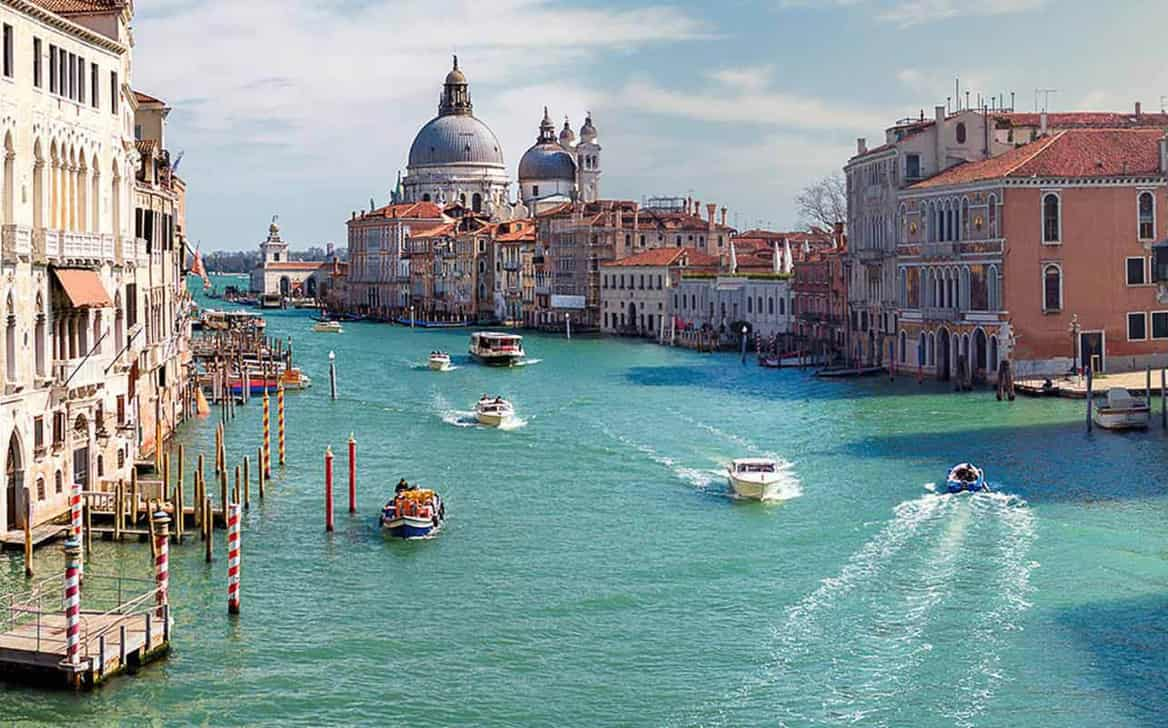
#> input picture basic_opencv/dataset/italy.jpg, 1168 x 728 px
$ python rotation.py --image dataset/italy.jpg
#> lines starting #> are read from the running program, lines starting #| are printed output that depends on the picture; after the words box and inside, x2 and y2 are one past the last pixel; in counts of white or black regions, pixels touching at a corner belong together
import numpy as np
import argparse
import imutils
import cv2

ap = argparse.ArgumentParser()
ap.add_argument("-i", "--image", required=True, help="path to the image file")
args = vars(ap.parse_args())

image = cv2.imread(args["image"])
#> image is the input picture: shape (728, 1168, 3); mean B, G, R 149.7, 149.1, 132.2

for angle in np.arange(0, 360, 15):
	rotated = imutils.rotate(image, angle)
	cv2.imshow("Rotated (Problematic)", rotated)
	cv2.waitKey(0)

for angle in np.arange(0, 360, 15):
	rotated = imutils.rotate_bound(image, angle)
	cv2.imshow("Rotated (Correct)", rotated)
	cv2.waitKey(0)

image = cv2.imread(args["image"])
gray = cv2.cvtColor(image, cv2.COLOR_BGR2GRAY)
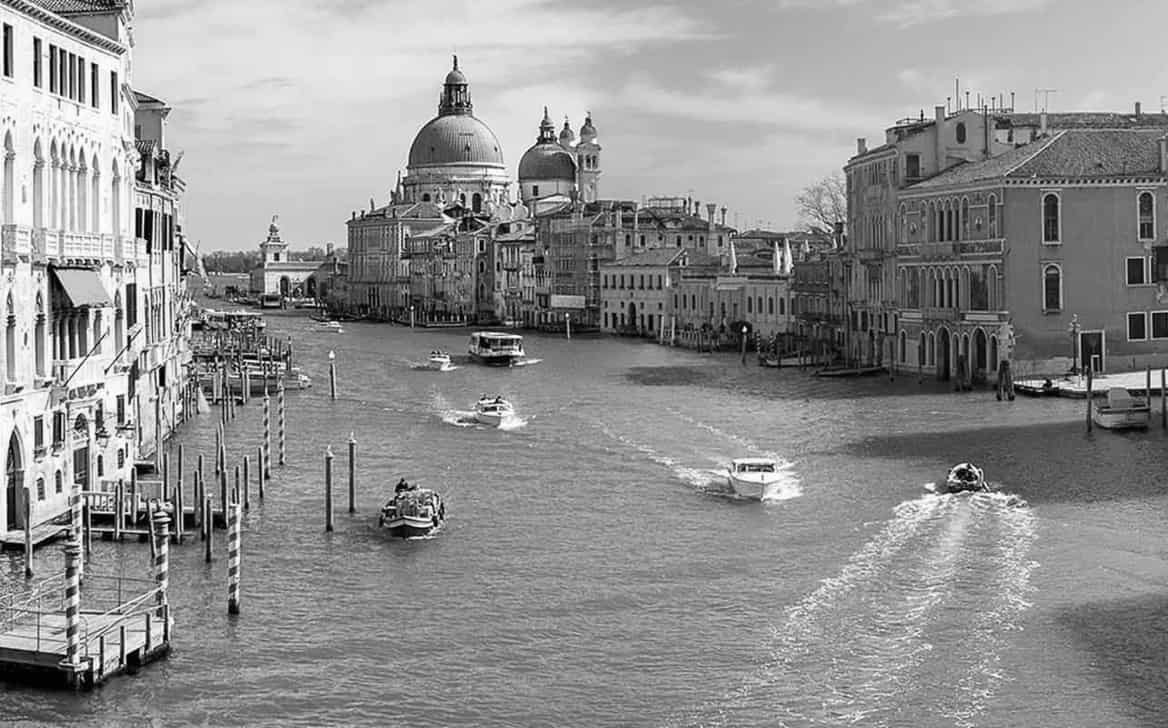
#> gray: shape (728, 1168); min 0, max 255, mean 144.1
gray = cv2.GaussianBlur(gray, (3, 3), 0)
edged = cv2.Canny(gray, 20, 100)
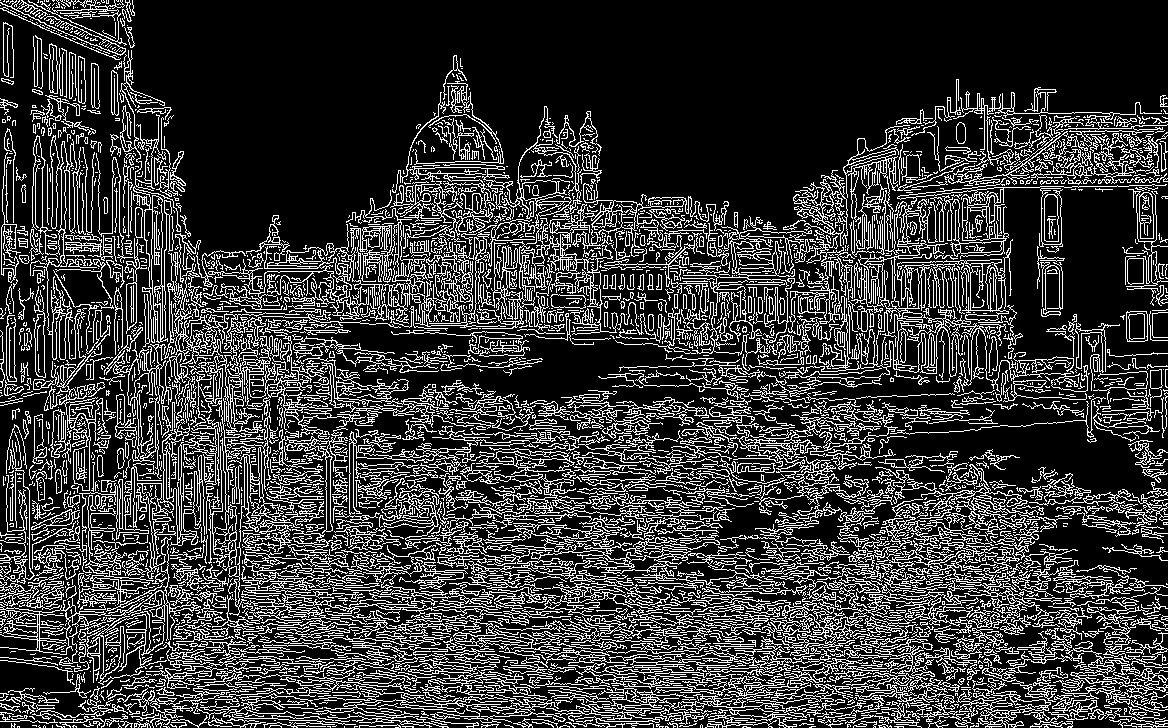
#> edged: shape (728, 1168); 22.2% white in thin lines or dots

cnts = cv2.findContours(edged.copy(), cv2.RETR_EXTERNAL,
	cv2.CHAIN_APPROX_SIMPLE)
#> cnts = 2913 contours, 2444 with area under 20; largest, box (x1, y1, x2, y2) and area: (208, 190, 535, 328) 4910, (79, 263, 366, 557) 4632, (0, 485, 201, 685) 4146, (446, 531, 691, 586) 2904, (541, 648, 850, 728) 2506
cnts = imutils.grab_contours(cnts)

if len(cnts) > 0:
	c = max(cnts, key=cv2.contourArea)
#> c = contour of 3259 points, box (x1, y1, x2, y2) (208, 190, 535, 328), area 4910
	mask = np.zeros(gray.shape, dtype="uint8")
	cv2.drawContours(mask, [c], -1, 255, -1)
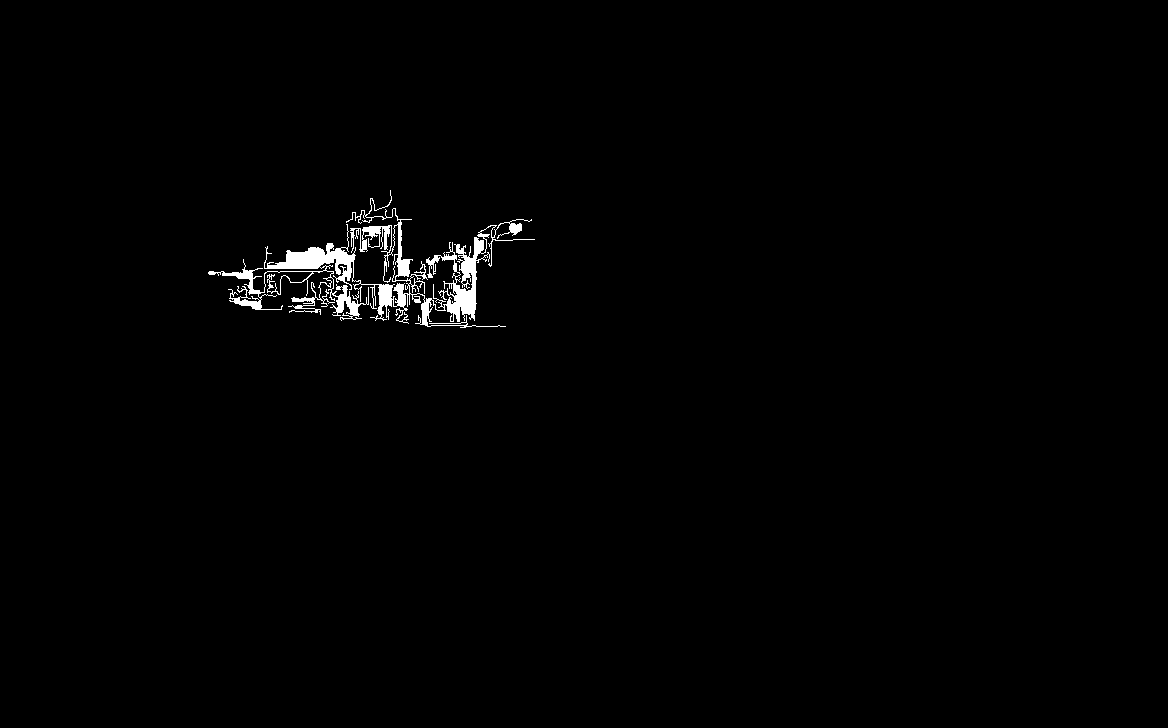
#> mask: shape (728, 1168); 0.98% white; 1 white region, box (x1, y1, x2, y2) and area: (208, 190, 535, 328) 8303

	(x, y, w, h) = cv2.boundingRect(c)
#> x = 208; y = 190; w = 327; h = 138
	imageROI = image[y:y + h, x:x + w]
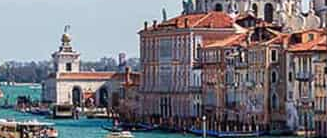
#> imageROI: shape (138, 327, 3); mean B, G, R 123.8, 117.1, 119.6
	maskROI = mask[y:y + h, x:x + w]
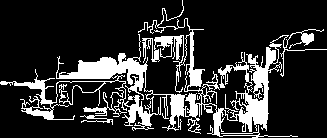
#> maskROI: shape (138, 327); 18.4% white; 1 white region, box (x1, y1, x2, y2) and area: (0, 0, 327, 138) 8303
	imageROI = cv2.bitwise_and(imageROI, imageROI,
		mask=maskROI)
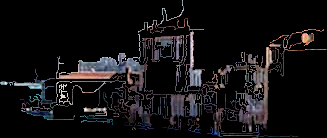
#> imageROI: shape (138, 327, 3); mean B, G, R 18.8, 17.4, 18.8

	for angle in np.arange(0, 360, 15):
		rotated = imutils.rotate(imageROI, angle)
		cv2.imshow("Rotated (Problematic)", rotated)
		cv2.waitKey(0)

	for angle in np.arange(0, 360, 15):
		rotated = imutils.rotate_bound(imageROI, angle)
		cv2.imshow("Rotated (Correct)", rotated)
		cv2.waitKey(0)
#> this loop made 24 passes
#> pass 3, `rotated = imutils.rotate_bound(imageROI, angle)`:
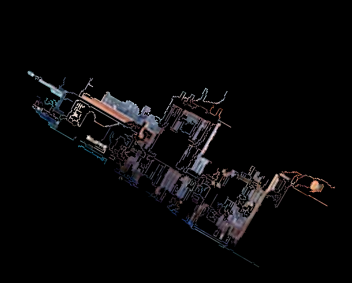
#> rotated: shape (283, 352, 3); mean B, G, R 8.5, 7.9, 8.5
